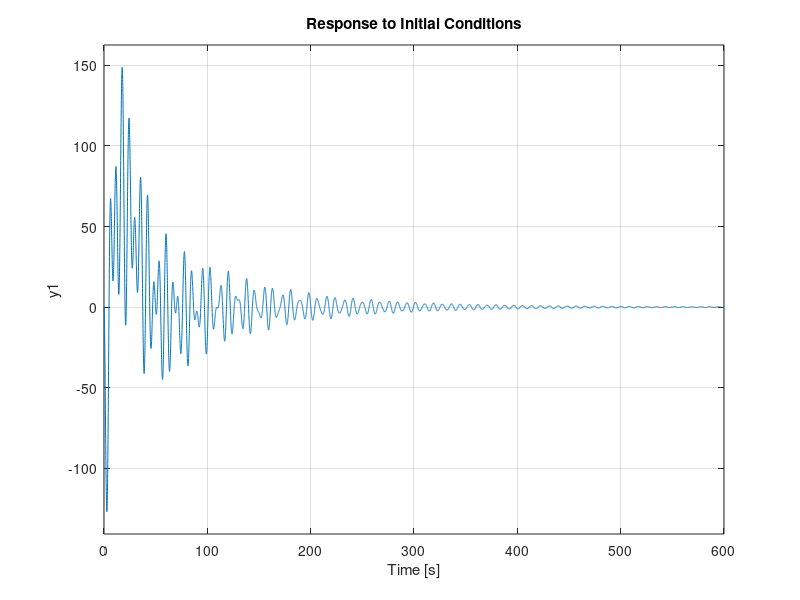
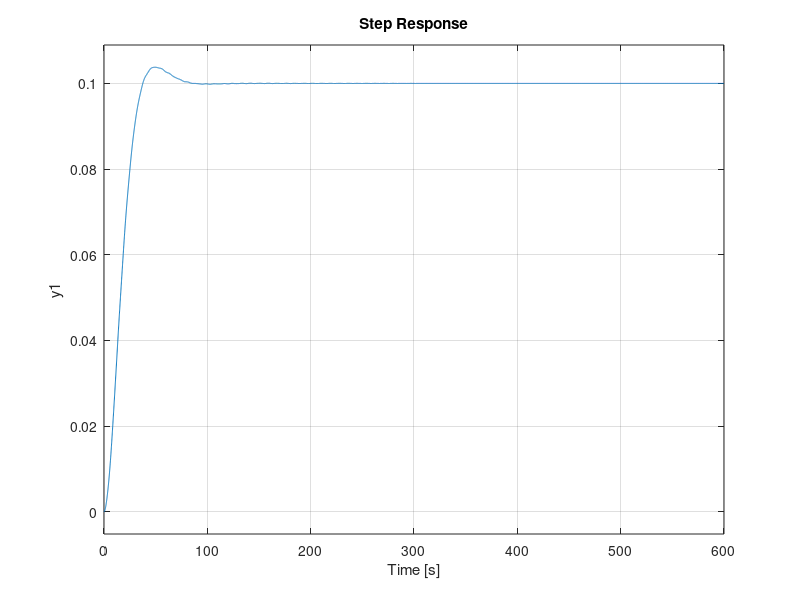
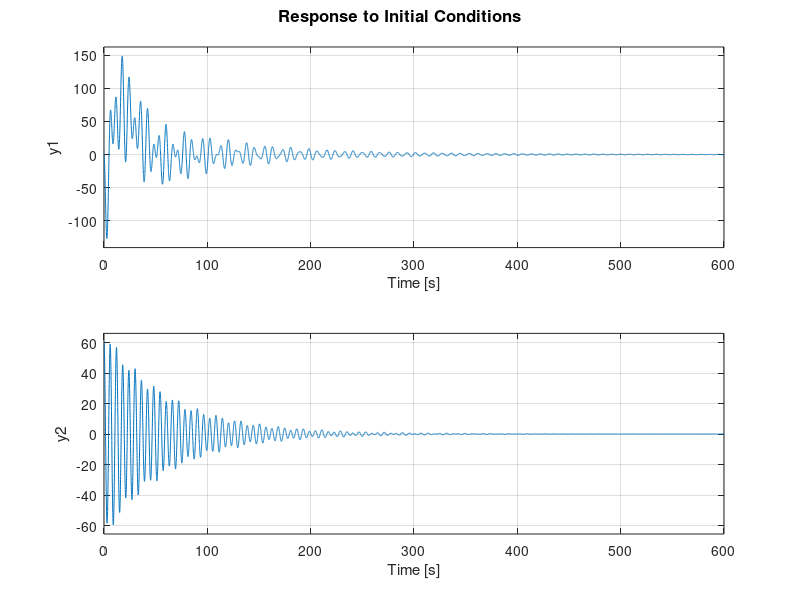
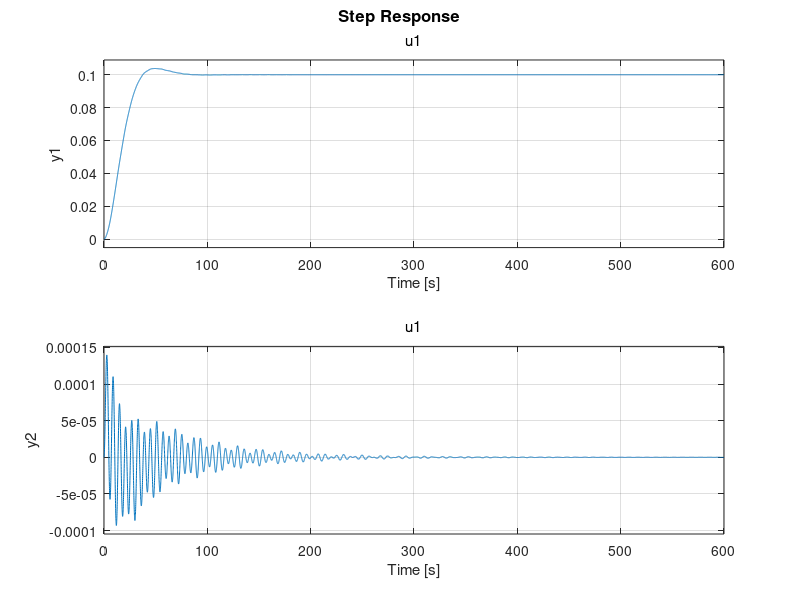

Reproduce these figures in MATLAB, in order.
%clearing all the previous outputs
clc
clear
%Substituting values for our M, m1, m2, l1 and l2
M=1000;%Mass of the cart
m_1=100;%mass of Pendulum 1
m_2=100;%mass of Pendulum 2
l_1=20;%length of the string of Pendulum 1
l_2=10;%length of the string of Pendulum 2
g=9.81; %declaring the value of the accelertaion due to gravity in m/s^2
%declaring the state space matrices
A=[0 1 0 0 0 0;
 0 0 -(m_1*g)/M 0 -(m_2*g)/M 0;
 0 0 0 1 0 0;
 0 0 -((M+m_1)*g)/(M*l_1) 0 -(m_2*g)/(M*l_1) 0;
 0 0 0 0 0 1;
 0 0 -(m_1*g)/(M*l_2) 0 -(g*(M+m_2))/(M*l_2) 0];
B=[0; 1/M; 0; 1/(M*l_1); 0; 1/(M*l_2)];
% We have previously found out only C1, C3 and C4 are observable.
% Hence we will only use C1, C3 and C4.

C_1 = [1 0 0 0 0 0]; %the output measurment for x component
C_3 = [1 0 0 0 0 0; 0 0 0 0 1 0]; %the output measurment for x and theat2
C_4 = [1 0 0 0 0 0; 0 0 1 0 0 0; 0 0 0 0 1 0]; %the output measurment for x, theta1 and theat2
D = 0;%declarring the D matrix to be zero


% declaring the same Q and R matrices
Q=[1 0 0 0 0 0;
 0 10 0 0 0 0;
 0 0 1000 0 0 0;
 0 0 0 10 0 0;
 0 0 0 0 1000 0;
 0 0 0 0 0 10];
R=0.01; %%these are the cost variables from LQR

% Initial Conditions for Leunberger observer - 12 state variables,
% considering 6 actual + 6 estimates
x0=[0,0,30,0,60,0,0,0,0,0,0,0];
% state variables order = [x,dx,theta_1,dtheta_1,theta_2,dtheta_2, estimates taken in the same order]
% For pole placement, lets choose eigen values with negative real part
poles=[-1;-2;-3;-4;-5;-6];
% Calling LQR function to obtain K matrix
K=lqr(A,B,Q,R);

% Framing L for all three cases where output is observable
% Using the pole placement funciton built into MATLAB
L_1 = place(A',C_1',poles)'; %L1 should be a 6x1 matrix
L_3 = place(A',C_3',poles)'; %L3 should be a 6x2 matrix
L_4 = place(A',C_4',poles)'; %L4 should be a 6x3 matrix
A_c1 = [(A-B*K) B*K; zeros(size(A)) (A-L_1*C_1)];% Luenberger A matrix    
B_c = [B;zeros(size(B))];% Luenberger B matrix
C_c1 = [C_1 zeros(size(C_1))];% Luenberger C matrix
A_c3 = [(A-B*K) B*K; zeros(size(A)) (A-L_3*C_3)];% Luenberger A matrix
 
C_c3 = [C_3 zeros(size(C_3))];% Luenberger C matrix
A_c4 = [(A-B*K) B*K; zeros(size(A)) (A-L_4*C_4)];% Luenberger A matrix 
C_c4 = [C_4 zeros(size(C_4))];% Luenberger C matrix

sys_1 = ss(A_c1, B_c, C_c1,D);%%MATLAB function to output statespace equations
figure % to launch a new figure WINDOW
initial(sys_1,x0)%MATLAB inbuilt function to check the initial response  of the system

figure
step(sys_1)%Gives the step response output

sys_3 = ss(A_c3, B_c, C_c3,D);%MATLAB function to output statespace equations
figure
initial(sys_3,x0)%MATLAB inbuilt function to check the initial response of the system

figure
step(sys_3)%Gives the step response output

sys_4 = ss(A_c4, B_c, C_c4, D);%%MATLAB function to output statespace equations
figure
initial(sys_4,x0)%MATLAB inbuilt function to check the initial response of the system

figure
step(sys_4)%Gives the step response output
grid on